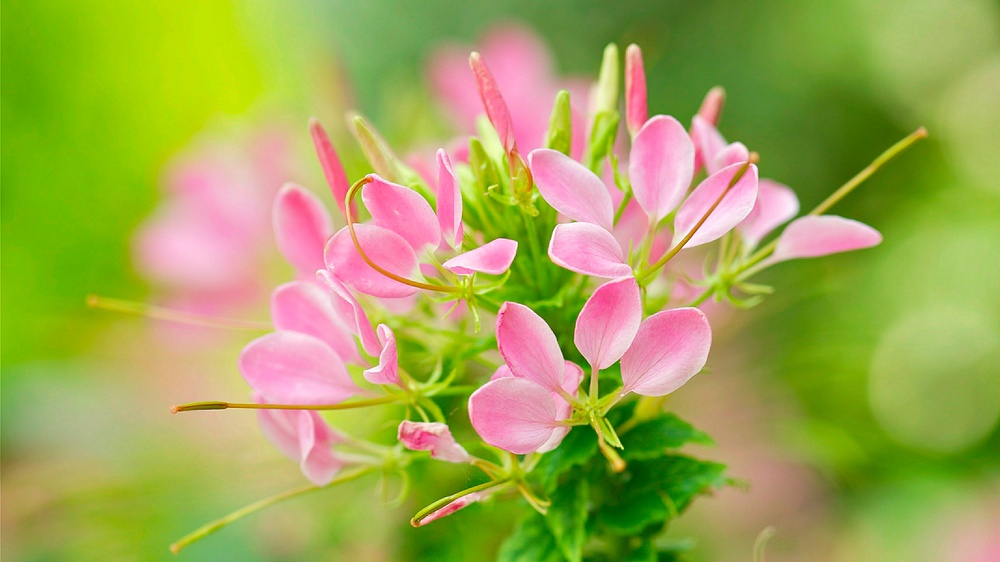
#> input picture Open-cv/flower.jpeg, 1000 x 562 px, shrunk from 1920 x 1080 before the run, found by its file name
$ python ImgPy.py
#> lines starting #> are read from the running program, lines starting #| are printed output that depends on the picture; after the words box and inside, x2 and y2 are one past the last pixel; in counts of white or black regions, pixels touching at a corner belong together

import matplotlib.pyplot as plt
import cv2

def main():

    #Set image path
    img_path = '/home/kawsar/Desktop/Class_Resource/4th Year 1st semester/ImageProcessingLab/Open-cv/flower.jpeg'
    #print(img_path)

    #image read
    rgb = plt.imread(img_path)
#> rgb is the input picture: shape (562, 1000, 3); mean R, G, B 161.9, 167.8, 83.9

    #Split loaded RGB image into grayscale, red, green, blue and binary image

    plt.subplot(5,2,1)
    plt.title('Red channel')
    red = rgb[:, :, 0]
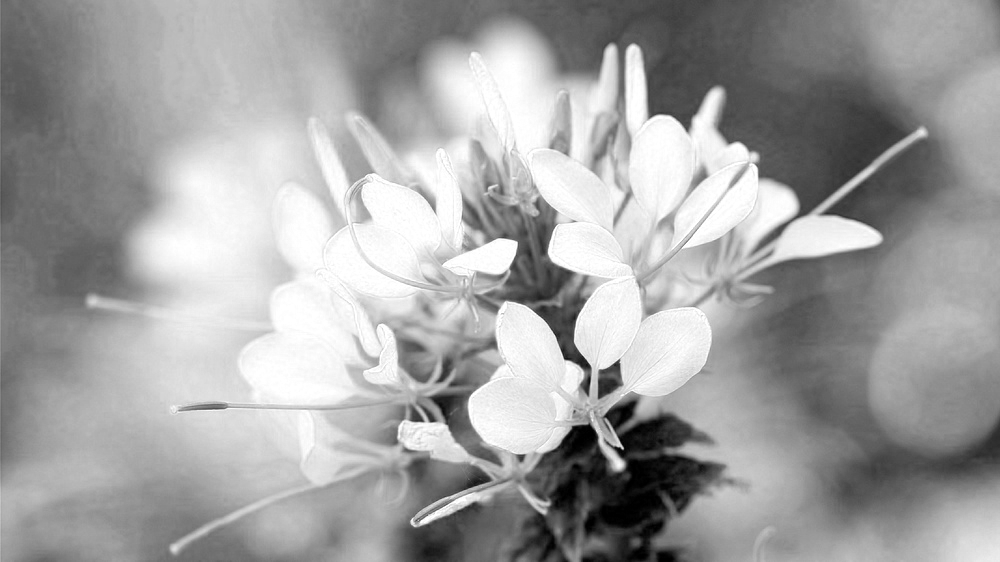
#> red: shape (562, 1000); min 0, max 255, mean 161.9
    plt.imshow(red, cmap='Reds');

    plt.subplot(5,2,2)
    plt.title('Red Histogram')
    plt.hist(red.ravel(),256,[0,256]);

    plt.subplot(5,2,3)
    plt.title('Green channel')
    green = rgb[:, :, 1]
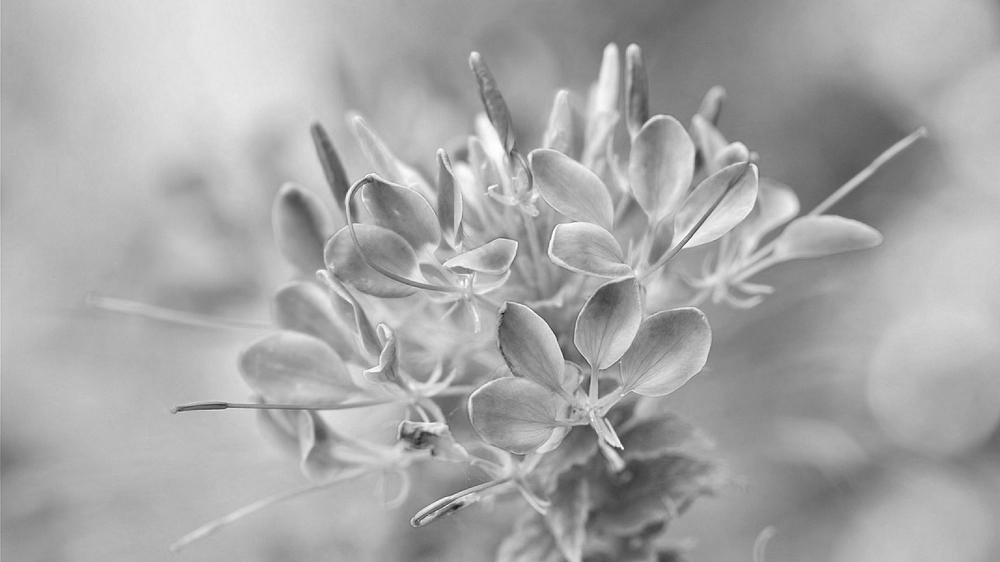
#> green: shape (562, 1000); min 25, max 255, mean 167.8
    plt.imshow(green,cmap='Greens')

    plt.subplot(5,2,4)
    plt.title('Green Histogram')
    plt.hist(green.ravel(),256,[0,256]);

    plt.subplot(5,2,5)
    plt.title('Blue channel')
    blue = rgb[:, :, 2]
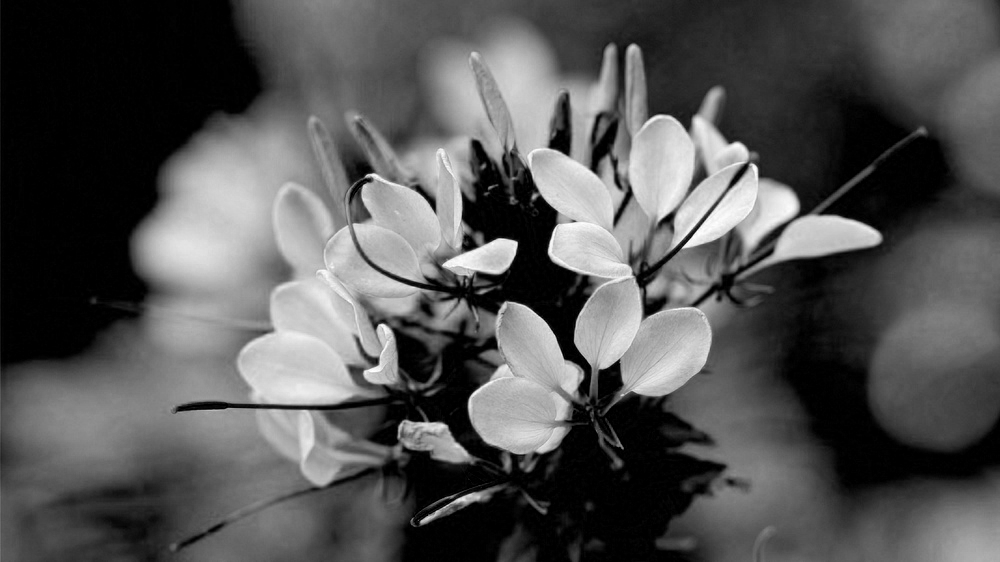
#> blue: shape (562, 1000); min 0, max 255, mean 83.9
    plt.imshow(blue,cmap='Blues')

    plt.subplot(5,2,6)
    plt.title('Blue Histogram')
    plt.hist(blue.ravel(),256,[0,256]);


    plt.subplot(5,2,7)
    plt.title('Grayscale channel')
    grayscale = cv2.cvtColor(rgb, cv2.COLOR_RGB2GRAY)
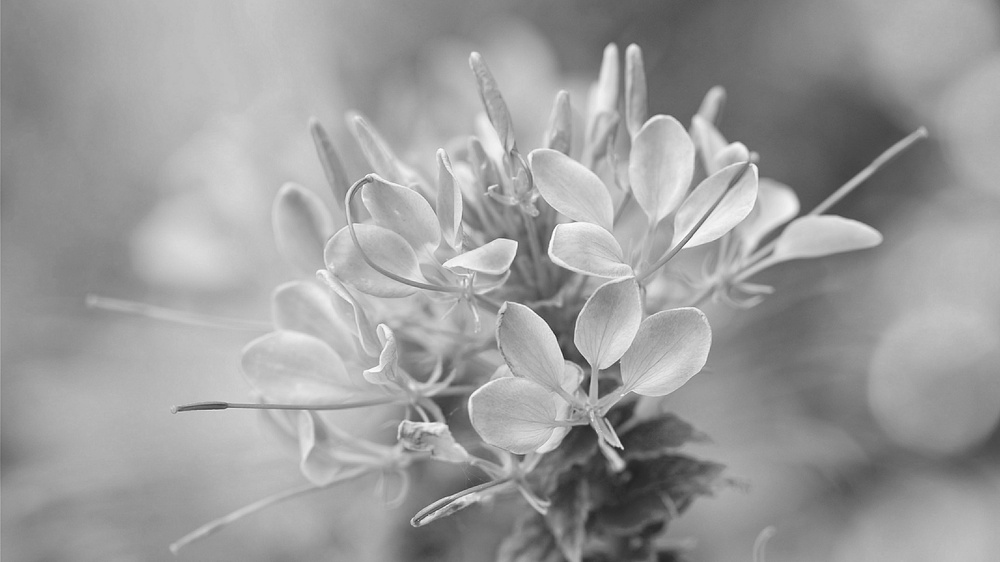
#> grayscale: shape (562, 1000); min 35, max 254, mean 156.4
    plt.imshow(grayscale,cmap='gray')

    plt.subplot(5,2,8)
    plt.title('Grascale Histogram')
    plt.hist(grayscale.ravel(),256,[0,256]);

    plt.subplot(5,2,9)
    plt.title('Binary channel')
    th, binary_img = cv2.threshold(grayscale, 127, 255, cv2.THRESH_BINARY)
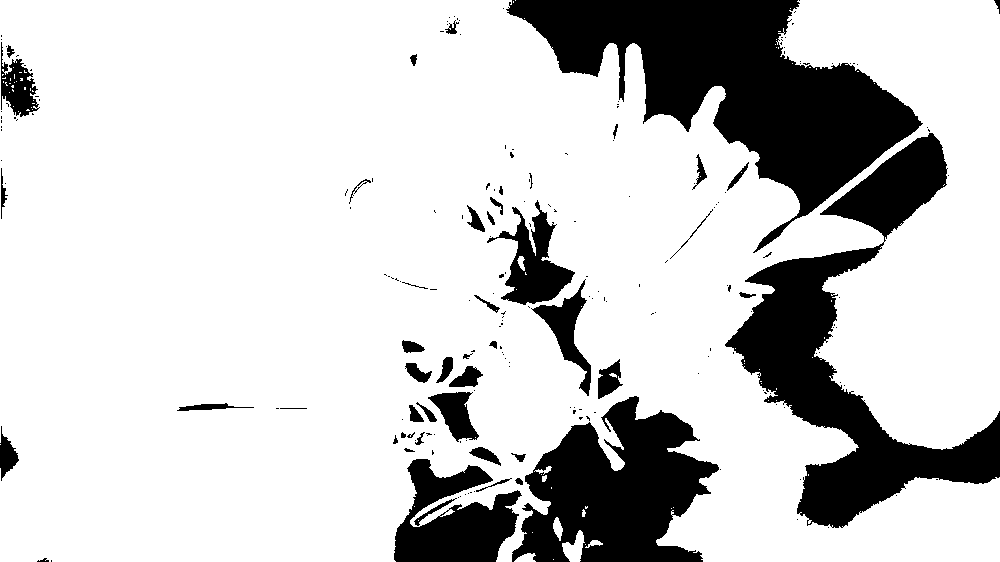
#> binary_img: shape (562, 1000); 80% white; 207 black regions (158 under 20 px), largest, box (x1, y1, x2, y2) and area: (506, 0, 923, 253) 39212, (725, 133, 1000, 528) 31016, (512, 396, 719, 562) 20581
    plt.imshow(binary_img,cmap='binary')

    plt.subplot(5,2,10)
    plt.title('Binary Histogram')
    plt.hist(binary_img.ravel(),256,[0,256]);

    plt.subplots_adjust(left=0.1,
                    bottom=0.2,
                    right=0.9,
                    top=0.9,
                    wspace=0.6,
                    hspace=0.5)

    plt.show()
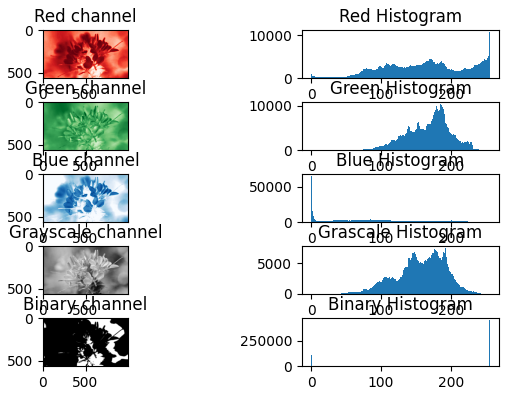
#> figure drawn by matplotlib, 10 panels; panel 2: tallest bar 10738 high, from x = 255 to 256; panel 4: tallest bar 10354 high, from x = 185 to 186; panel 6: tallest bar 64719 high, from x = 0 to 1; panel 8: tallest bar 7475 high, from x = 192 to 193


if __name__ == '__main__':
	main()
